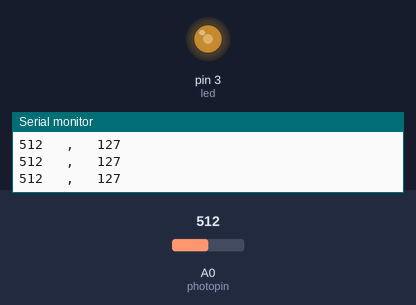
Recording of a sketch running on a simulated Arduino Uno, built with avr-gcc and run on an emulated ATmega328P. Shown: output pins drawn as LEDs (lit = HIGH), the last lines printed to the serial monitor. The inputs (shaded band) are chosen by the test bench; at power-on: A0 (photopin) = 512.

Above: at 1.2 s.
1.3 s: A0 (photopin) set to 413
At 2.5 s:
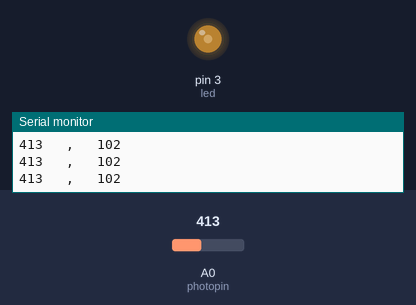
2.8 s: A0 (photopin) set to 388
At 3.7 s:
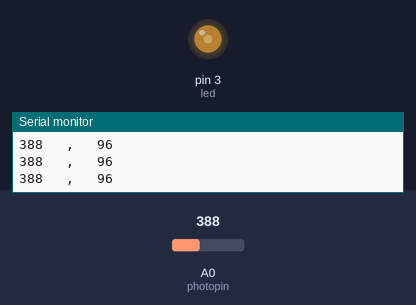
5.8 s: A0 (photopin) set to 122
At 7.0 s:
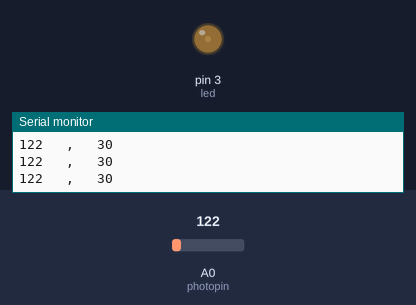
7.3 s: A0 (photopin) set to 0
At 8.1 s:
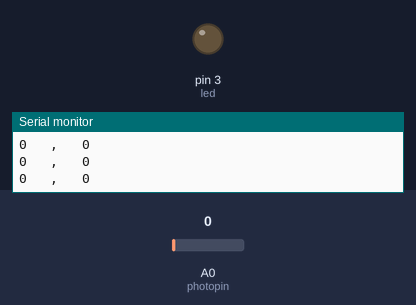
8.8 s: A0 (photopin) set to 716
At 9.4 s:
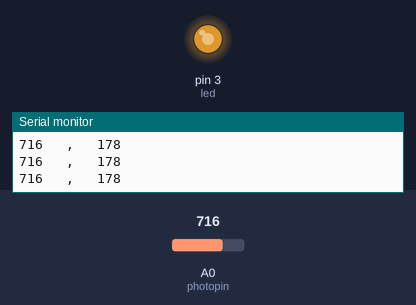
10.3 s: A0 (photopin) set to 990
At 11.0 s:
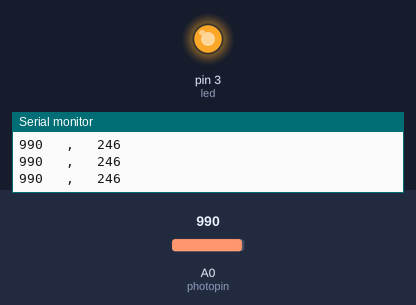
11.8 s: A0 (photopin) set to 1014
Timing chart, 0 to 14.8 s (numbered marks = the images above; inputs shaded):
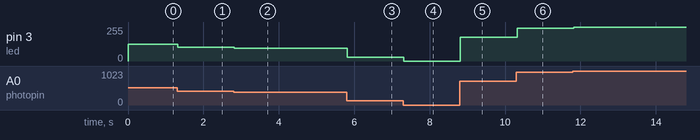

Measured:
- after the input at 1.3 s, pin 3 (led): 127/255 → 102/255 at once
- after the input at 2.8 s, pin 3 (led): 102/255 → 96/255 at once
- after the input at 5.8 s, pin 3 (led): 96/255 → 30/255 at once
- after the input at 7.3 s, pin 3 (led): 30/255 → 0/255 at once
- after the input at 8.8 s, pin 3 (led): 0/255 → 178/255 at once
- after the input at 10.3 s, pin 3 (led): 178/255 → 246/255 at once
- after the input at 11.8 s, pin 3 (led): 246/255 → 252/255 at once

The sketch:

day_5.ino
```cpp
int led = 3;
int photopin = A0;
int val;


void setup() {
  pinMode(led,OUTPUT);
  Serial.begin(9600);
  // put your setup code here, to run once:

}

void loop() {
  val = analogRead(photopin);
  Serial.print(val);
  Serial.print("   ,   ");
  int volt = val*0.249;
  Serial.println(volt);

  analogWrite(led,volt);
  // put your main code here, to run repeatedly:

}
```
